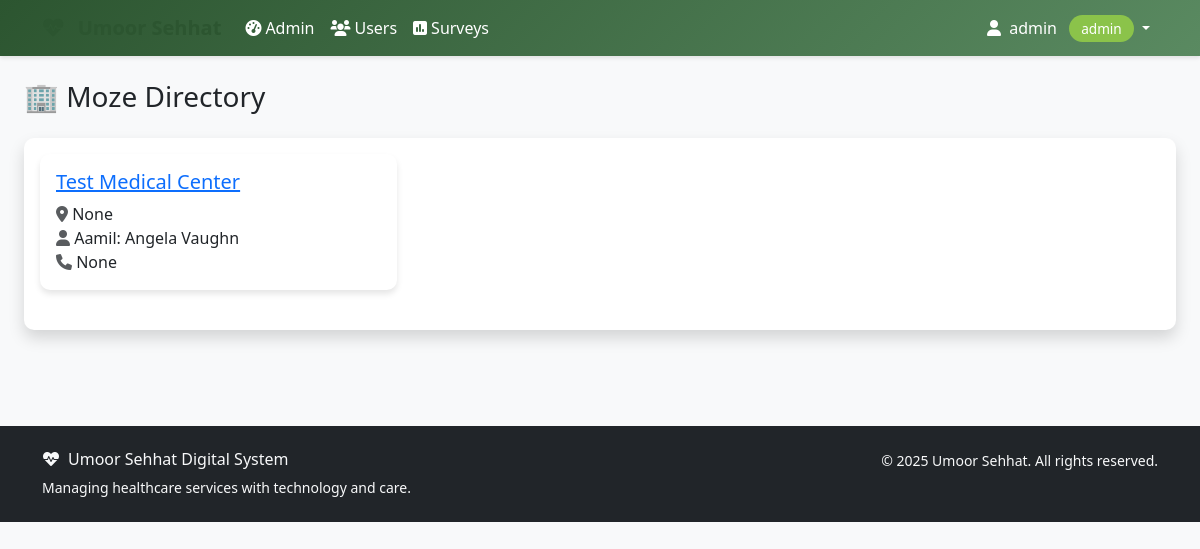
Page /moze/list/ (signed in) on the earlier database version.
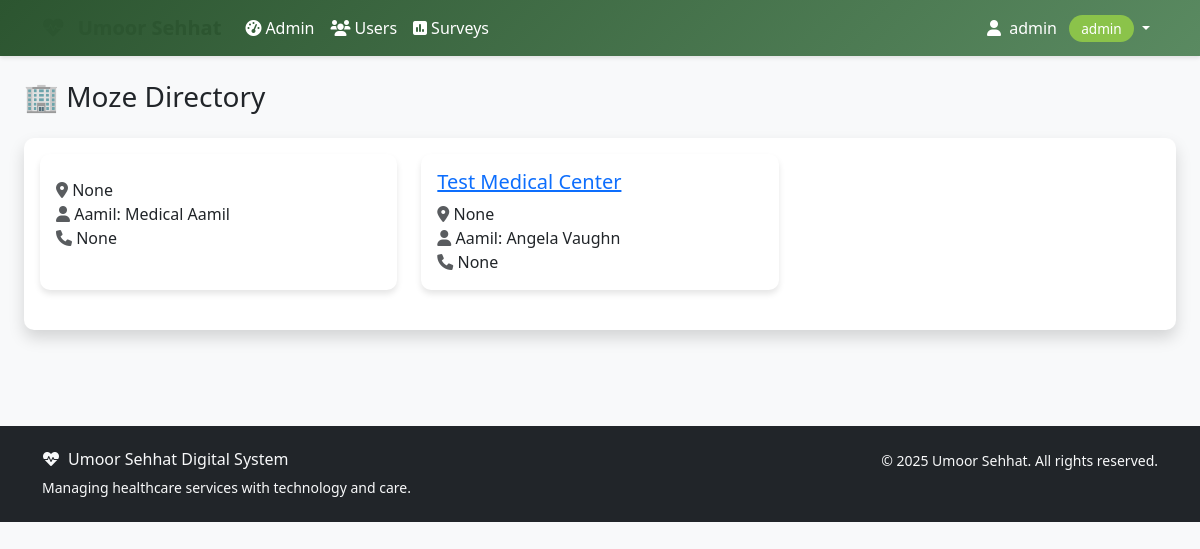
Same page on the later database version.
### moze/models.py (models this page shows, shortened)
class Moze(models.Model):
    name = models.CharField(max_length=100, unique=True)
    location = models.CharField(max_length=200)
    address = models.TextField(blank=True, null=True)
    aamil = models.ForeignKey(
        settings.AUTH_USER_MODEL,
        on_delete=models.CASCADE,
        related_name='managed_mozes',
        limit_choices_to={'role': 'aamil'}
    )
    team_members = models.ManyToManyField(
        settings.AUTH_USER_MODEL,
        related_name='moze_teams',
        blank=True,
        help_text='Team members assigned to this Moze'
    )
    moze_coordinator = models.ForeignKey(
        settings.AUTH_USER_MODEL,
        on_delete=models.SET_NULL,
        null=True,
        blank=True,
        related_name='coordinated_mozes',
        limit_choices_to={'role': 'moze_coordinator'}
    )
    established_date = models.DateField(blank=True, null=True)
    is_active = models.BooleanField(default=True)
    capacity = models.PositiveIntegerField(default=100, help_text='Maximum patient capacity')
    contact_phone = models.CharField(max_length=15, blank=True, null=True)
    contact_email = models.EmailField(blank=True, null=True)
    created_at = models.DateTimeField(auto_now_add=True)
    updated_at = models.DateTimeField(auto_now=True)
    class Meta:
        verbose_name = 'Moze'
        verbose_name_plural = 'Mozes'
        ordering = ['name']

### accounts/models.py (models this page shows, shortened)
class User(AbstractUser):
    ROLE_CHOICES = [
        ('aamil', 'Aamil'),
        ('moze_coordinator', 'Moze Coordinator'),
        ('doctor', 'Doctor'),
        ('student', 'Student'),
        ('badri_mahal_admin', 'Badri Mahal Admin'),
    ]
    role = models.CharField(max_length=20, choices=ROLE_CHOICES, default='student')
    its_id = models.CharField(
        max_length=8,
        unique=True,
        null=True,
        blank=True,
        validators=[RegexValidator(
            regex=r'^\d{8}$',
            message='ITS ID must be exactly 8 digits',
            code='invalid_its_id'
        )],
        help_text='8-digit ITS ID'
    )
    phone_number = models.CharField(max_length=15, blank=True, null=True)
    profile_photo = models.ImageField(upload_to='profile_photos/', blank=True, null=True)
    arabic_name = models.CharField(max_length=100, blank=True, null=True)
    age = models.PositiveIntegerField(blank=True, null=True)
    verified_certificate = models.FileField(upload_to='certificates/', blank=True, null=True)
    specialty = models.CharField(max_length=100, blank=True, null=True)
    college = models.CharField(max_length=100, blank=True, null=True)  # For students
    specialization = models.CharField(max_length=100, blank=True, null=True)  # For students
    created_at = models.DateTimeField(auto_now_add=True)
    updated_at = models.DateTimeField(auto_now=True)
    def get_full_name(self):
        if self.arabic_name:
            return self.arabic_name
        return super().get_full_name() or self.username
    @property
    def is_aamil(self):
        return self.role == 'aamil'
    @property
    def is_moze_coordinator(self):
        return self.role == 'moze_coordinator'
    @property
    def is_doctor(self):
        return self.role == 'doctor'
    @property
    def is_student(self):
        return self.role == 'student'
    @property
    def is_admin(self):
        return self.role == 'badri_mahal_admin' or self.is_superuser
    class Meta:
        verbose_name = 'User'
        verbose_name_plural = 'Users'
        ordering = ['first_name', 'last_name']

### moze/views.py (the view, shortened to what this page needs)
class MozeListView(LoginRequiredMixin, MozeAccessMixin, ListView):
    model = Moze
    template_name = 'moze/moze_list.html'
    context_object_name = 'mozes'
    paginate_by = 12
    def get_queryset(self):
        user = self.request.user
        if user.is_admin:
            queryset = Moze.objects.all()
        elif user.is_aamil:
            queryset = user.managed_mozes.all()
        elif user.is_moze_coordinator:
            queryset = user.coordinated_mozes.all()
        else:
            queryset = Moze.objects.none()
        search = self.request.GET.get('search')
        status = self.request.GET.get('status')
        if status == 'active':
            queryset = queryset.filter(is_active=True)
        elif status == 'inactive':
            queryset = queryset.filter(is_active=False)
        location = self.request.GET.get('location')
        if location:
            queryset = queryset.filter(location__icontains=location)
        return queryset.select_related('aamil', 'moze_coordinator').prefetch_related('team_members')
    def get_context_data(self, **kwargs):
        context = super().get_context_data(**kwargs)
        context['search_query'] = self.request.GET.get('search', '')
        context['status_filter'] = self.request.GET.get('status', '')
        context['location_filter'] = self.request.GET.get('location', '')
        context['locations'] = Moze.objects.values_list('location', flat=True).distinct()
        return context

### moze/views.py (called while the page is built)
    def test_func(self):
        return (self.request.user.is_admin or
                self.request.user.is_aamil or
                self.request.user.is_moze_coordinator)

### templates/moze/moze_list.html (shortened to what this page needs)
{% extends 'base.html' %}
{% block content %}
<div class="container-fluid">
    <div class="row mb-4">
        <div class="col-12">
            <h1 class="h3 mb-0 text-gray-800">🏢 Moze Directory</h1>
        </div>
    </div>
    <div class="card shadow mb-4">
        <div class="card-body">
            {% if mozes %}
                <div class="row">
                    {% for moze in mozes %}
                    <div class="col-md-6 col-lg-4 mb-4">
                        <div class="card h-100">
                            <div class="card-body">
                                <h5 class="card-title">
                                    <a href="{% url 'moze:moze_detail' moze.pk %}">{{ moze.name }}</a>
                                </h5>
                                <p class="card-text">
                                    <i class="fas fa-map-marker-alt text-muted"></i> {{ moze.address }}<br>
                                    <i class="fas fa-user text-muted"></i> Aamil: {{ moze.aamil.get_full_name }}<br>
                                    <i class="fas fa-phone text-muted"></i> {{ moze.contact_phone }}
                                </p>
                            </div>
                        </div>
                    </div>
                    {% endfor %}
                </div>
            {% else %}
                <p class="text-muted">No mozes registered yet.</p>
            {% endif %}
        </div>
    </div>
</div>
{% endblock %}

Differences in the rows shown:
added Moze: address "None", aamil.get_full_name "Medical Aamil", contact_phone "None"
